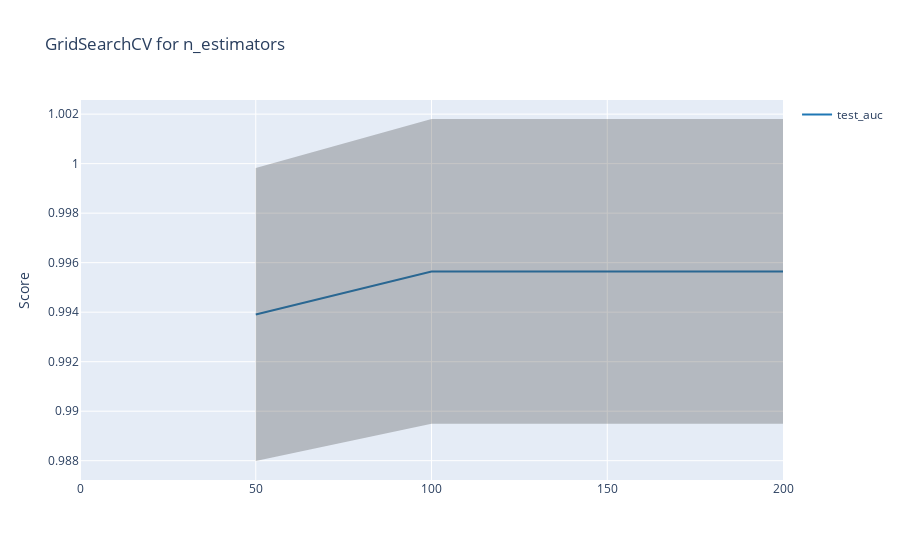

Here is the notebook cell this chart was saved with:
### Code cell
fig = go.Figure([
    go.Scatter(
        name='test_auc',
        x=gs_ada_df['n_estimators'],
        y=gs_ada_df['mean_test_AUC'],
        mode='lines',
        line=dict(color='rgb(31, 119, 180)'),
    ),
    go.Scatter(
        x=gs_ada_df['n_estimators'],
        y=gs_ada_df['mean_test_AUC']+gs_ada_df['std_test_AUC'],
        mode='lines',
        marker=dict(color="#444"),
        line=dict(width=0),
        showlegend=False
    ),
    go.Scatter(
        x=gs_ada_df['n_estimators'],
        y=gs_ada_df['mean_test_AUC']-gs_ada_df['std_test_AUC'],
        marker=dict(color="#444"),
        line=dict(width=0),
        mode='lines',
        fillcolor='rgba(68, 68, 68, 0.3)',
        fill='tonexty',
        showlegend=False
    )
])
fig.update_layout(
    yaxis_title='Score',
    title='GridSearchCV for n_estimators',
    hovermode="x"
)
fig.show()

### Figure 1 — Plotly figure (JSON) as saved in the notebook; plotly's stock layout.template omitted (floating-point values rounded to 4 significant figures)
{"data": [{"line": {"color": "rgb(31, 119, 180)"}, "mode": "lines", "name": "test_auc", "type": "scatter", "x": [0, 50, 100, 150, 200], "y": [null, 0.9939, 0.9956, 0.9956, 0.9956]}, {"line": {"width": 0}, "marker": {"color": "#444"}, "mode": "lines", "showlegend": false, "type": "scatter", "x": [0, 50, 100, 150, 200], "y": [null, 0.9998, 1.002, 1.002, 1.002]}, {"fill": "tonexty", "fillcolor": "rgba(68, 68, 68, 0.3)", "line": {"width": 0}, "marker": {"color": "#444"}, "mode": "lines", "showlegend": false, "type": "scatter", "x": [0, 50, 100, 150, 200], "y": [null, 0.988, 0.9895, 0.9895, 0.9895]}], "layout": {"hovermode": "x", "title": {"text": "GridSearchCV for n_estimators"}, "yaxis": {"title": {"text": "Score"}}}}
